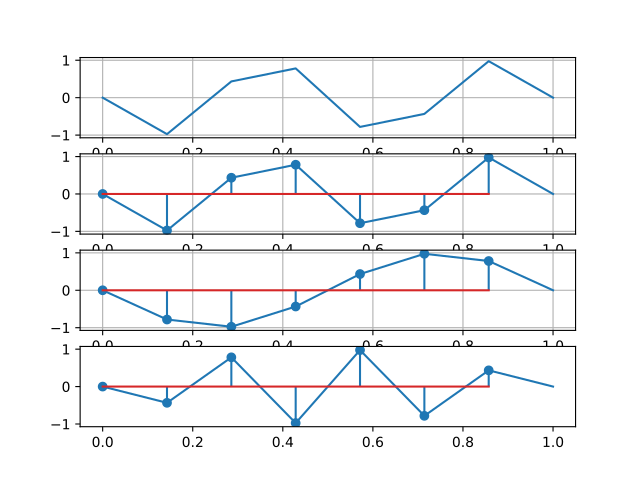

This chart was generated by the following Python code:
import numpy as np
import matplotlib.pyplot as plt

f1 = 5
signal = lambda t: np.sin(2 * np.pi * f1 * t)
f2 = 13
signal2 = lambda t: np.sin(2 * np.pi * f2 * t)
f3 = 18
signal3 = lambda t: np.sin(2 * np.pi * f3 * t)

fs = 8 # Hz

esantioane = np.linspace(0, 1, fs)

fig, ax = plt.subplots(4)

ax[0].grid()
ax[1].grid()
ax[2].grid()
ax[0].plot(esantioane, signal(esantioane))
ax[1].plot(esantioane, signal(esantioane))
ax[1].stem(esantioane[:-1], signal(esantioane[:-1]))
ax[2].plot(esantioane, signal2(esantioane))
ax[2].stem(esantioane[:-1], signal2(esantioane[:-1]))
ax[3].plot(esantioane, signal3(esantioane))
ax[3].stem(esantioane[:-1], signal3(esantioane[:-1]))

plt.savefig("./lab4/ex2/ex2.pdf")
plt.show()
